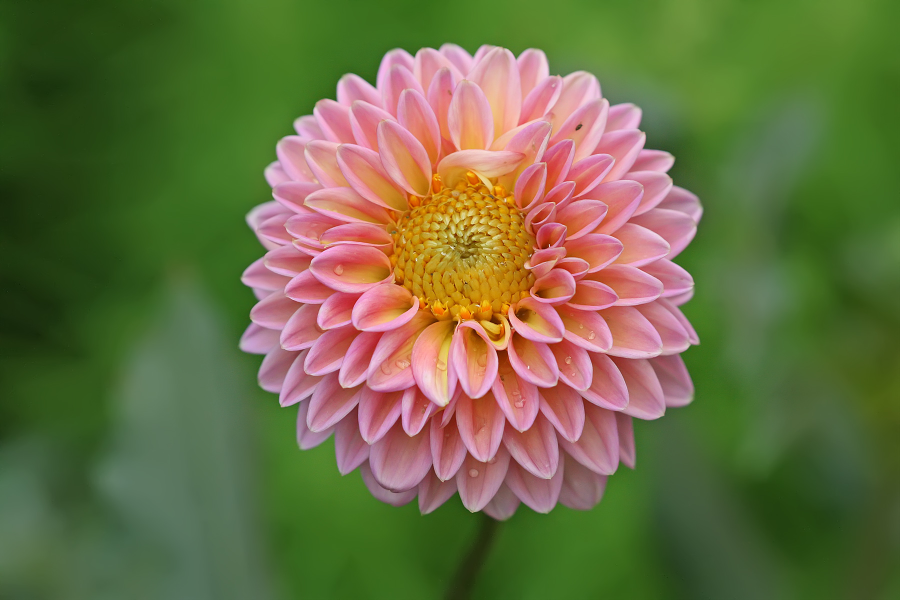
%> input picture 2 Rotate Scale Translate/flower.jpg, 1800 x 1200 px (shown at 1/2 size)
$ octave Rotate_Scale_Translate.m   (GNU Octave 9; MATLAB toolbox functions it lacks are replaced by stand-ins)
%> lines starting %> are read from the running program, lines starting %| are printed output that depends on the picture
OriginalImage = imread('C:\Users\Student\Downloads\flower.jpg');
%> OriginalImage is the input picture: size 1200x1800x3 uint8; mean R, G, B 106.3, 110.1, 67.3
subplot(2,2,1); imshow(OriginalImage);
title("Original Image");

TranslateImage = imtranslate(OriginalImage, [50, 50], "OutputView", "full");
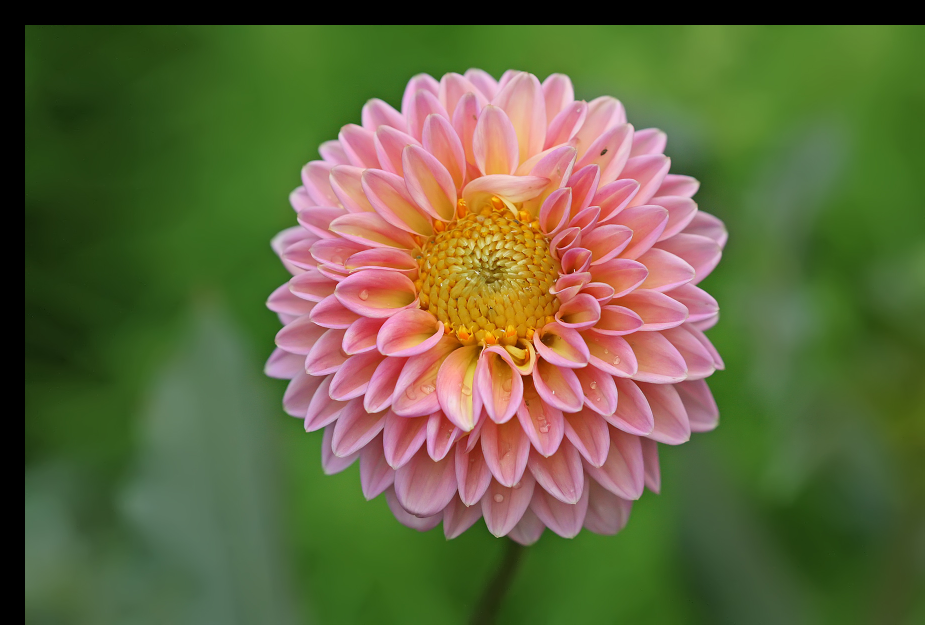
%> TranslateImage: size 1250x1850x3 uint8 (shown at 1/2 size); mean R, G, B 99.3, 102.8, 62.8
subplot(2,2,2); imshow(TranslateImage);
title("Translated Image")

scale = 0.5;
ScaledImage = imresize(TranslateImage, scale);
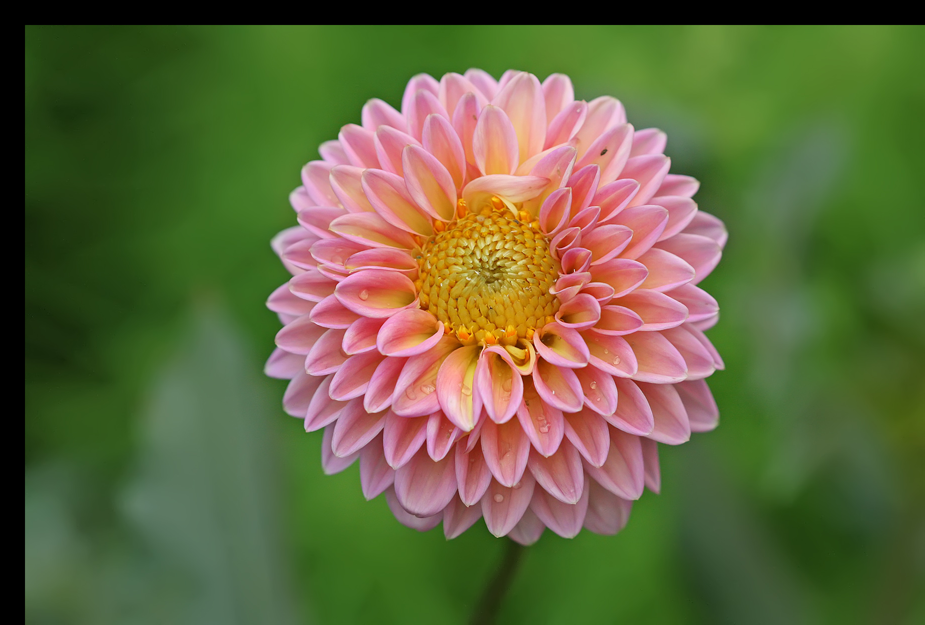
%> ScaledImage: size 625x925x3 uint8; mean R, G, B 99.3, 102.8, 62.8
subplot(2,2,3); imshow(ScaledImage);
title("Translated Image + Scaled Image")

deg = 25;
RotatedImage = imrotate(ScaledImage, deg);
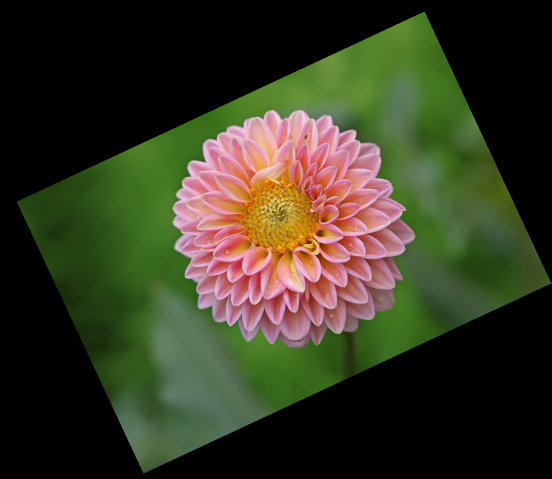
%> RotatedImage: size 958x1103x3 uint8 (shown at 1/2 size); mean R, G, B 54.3, 56.2, 34.4
subplot(2,2,4); imshow(RotatedImage);
title("Translated Image + Scaled Image + Rotated Image")
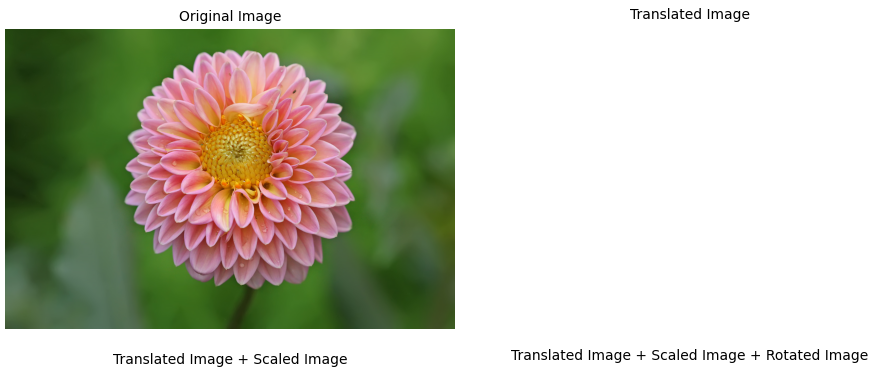
%> figure redrawn from the program's plot data, 4 panels
